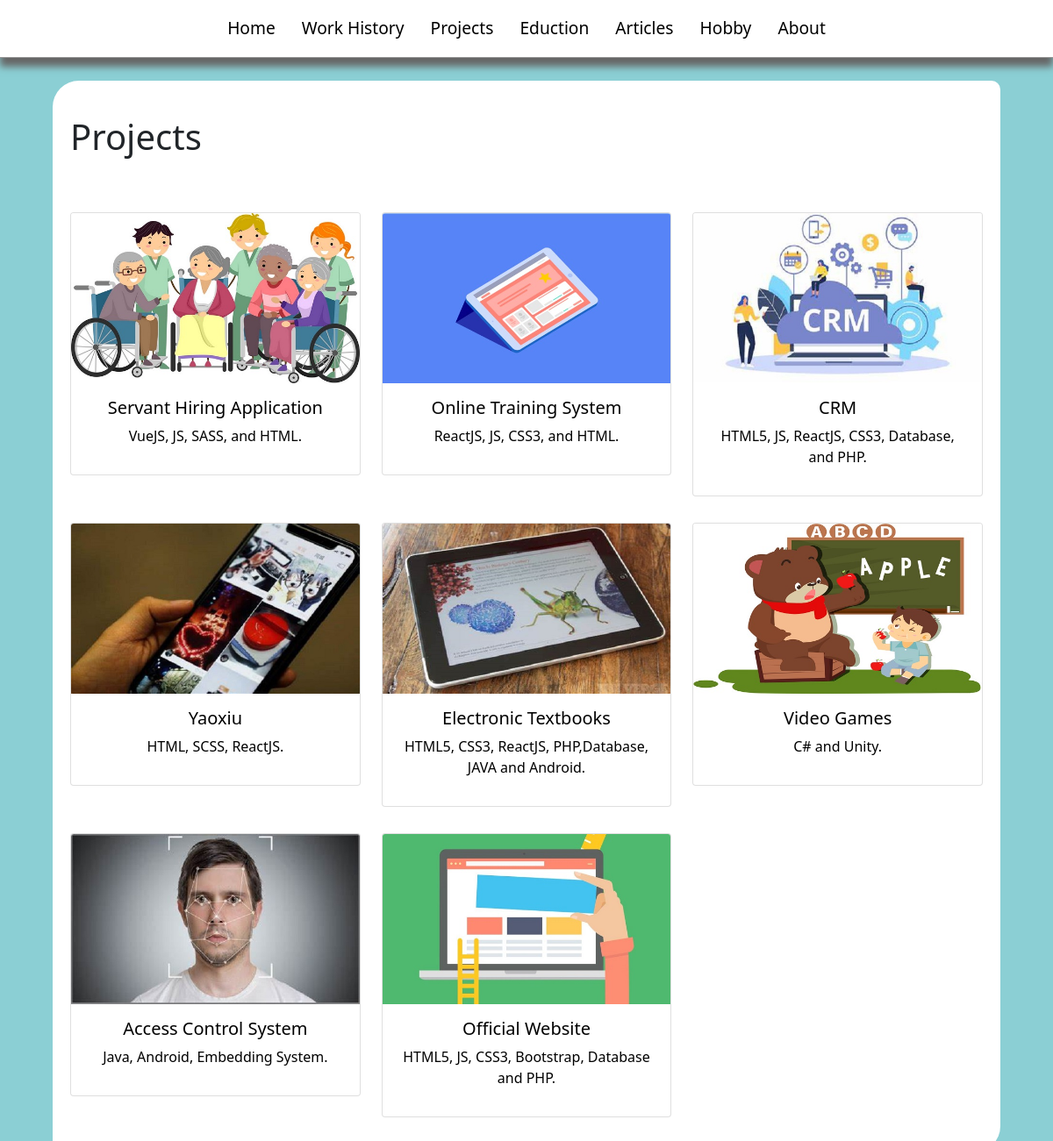
Before: /posts/1 with the older database file.
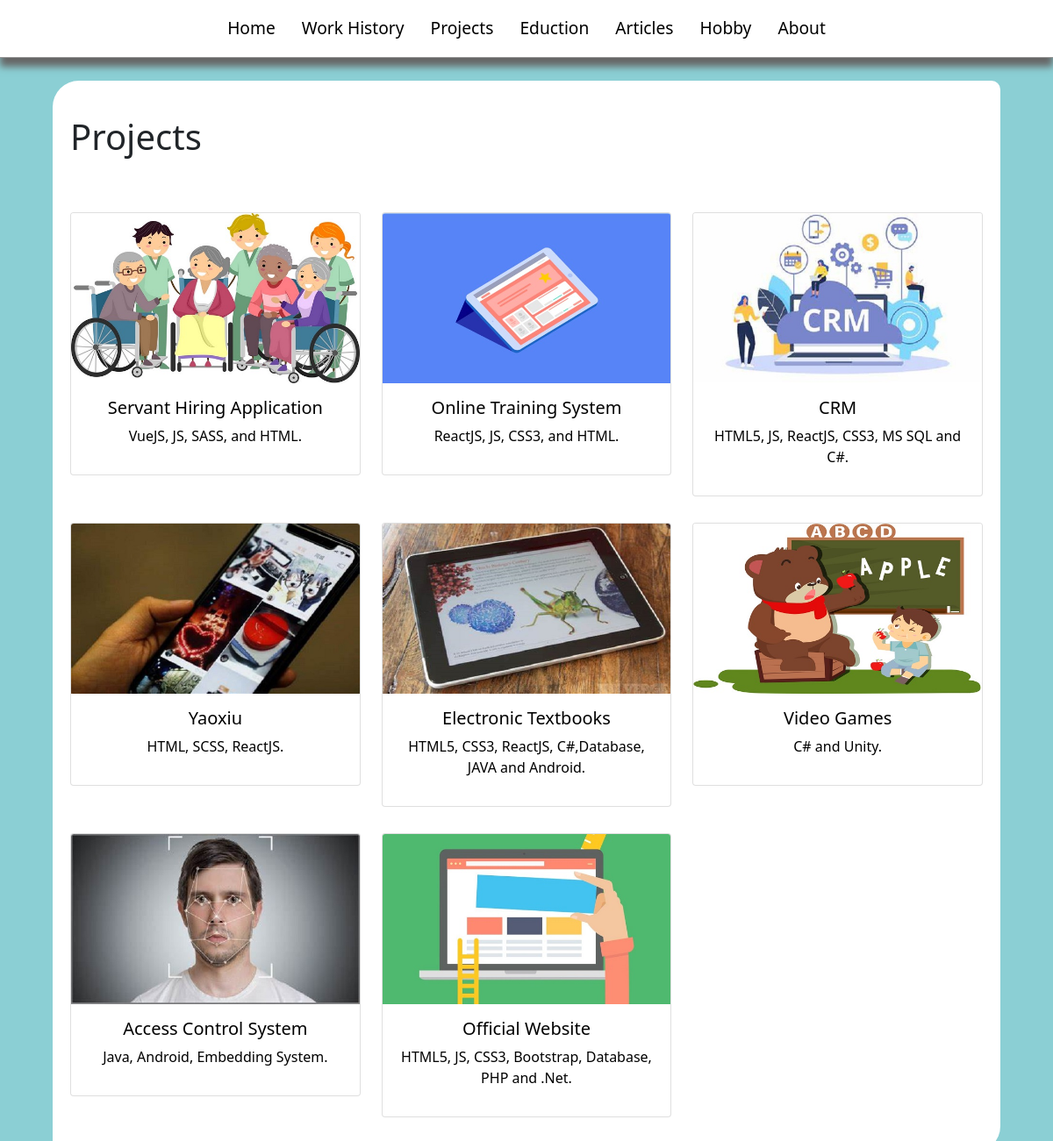
After: the same page with the newer database file.
### cv/models.py (models this page shows, shortened)
class Post(models.Model):
    post_title = models.CharField(max_length=50)
    post_description = RichTextField(null=True)
    post_content = RichTextField(null=True)
    post_image = models.ImageField(upload_to='media/uploads/',null=True)
    category = models.ForeignKey(Category,on_delete=models.PROTECT,null=True)
    tags = models.ManyToManyField(Tag)

### cv/views.py (the view)
# urls.py: path('posts/<int:category_id>', views.posts, name='posts'),
def posts(request,category_id):
    category = Category.objects.get(id=category_id)
    posts = Post.objects.filter(category=category)
    return render(request, 'cv/posts.html',{'category':category,'posts':posts,'nav':categories})

### cv/templates/cv/posts.html
{% extends 'cv/public/base2.html' %}
{% block content %}
<div class="row row-cols-3">
    {% for p in posts %}
        <div class="col-4">
            <a href="/detail/{{p.id}}">
            <div class="card list_card">
              <img src="{{p.post_image.url }}" class="card-img-top ph" alt="...">
              <div class="card-body tc">
                <h5 class="card-title">{{p.post_title}}</h5>
                {% if p.post_description != null %}
                <div class="atc">{{p.post_description|safe}}</div>
                {% endif %}
              </div>
            </div>
            </a>
        </div>
    {% endfor %}
    </div>
{% endblock  %}

Changed rows visible on the page:
changed Post "CRM": post_description "HTML5, JS, ReactJS, CSS3, Database, and PHP." → "HTML5, JS, ReactJS, CSS3, MS SQL and C#."
changed Post "Electronic Textbooks": post_description "HTML5, CSS3, ReactJS, PHP,Database, JAVA and Android." → "HTML5, CSS3, ReactJS, C#,Database, JAVA and Android."
changed Post "Official Website": post_description "HTML5, JS, CSS3, Bootstrap, Database and PHP." → "HTML5, JS, CSS3, Bootstrap, Database, PHP and .Net."
